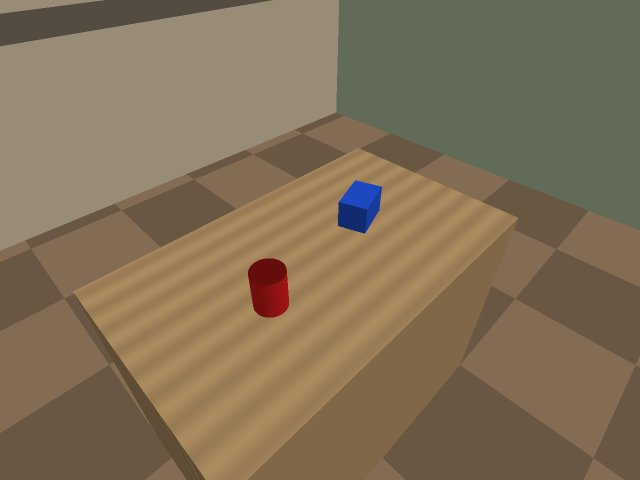
#> input picture fixtures/episodes/synthetic-room-scan/media/keyframe-0001.jpg, 640 x 480 px; its folder holds only this picture in this run
$ python -i motion.py   (imports and definitions only)   (older library calls are emulated)
#> lines starting #> are read from the running program, lines starting #| are printed output that depends on the picture
"""How the camera moved between two frames, from the pixels: a similarity transform.

The headset's camera turns with the wearer's head, so most of what moves in the frame moves
together. Knowing that motion lets the tracker carry every track, every coasting outline and
the smoothed output along with the picture (ByteTrack's Kalman filter alone assumes a steady
velocity, which a glance breaks), and lets jev's box, measured a second or two ago, be moved
to where its object is now. BoT-SORT calls this global motion compensation; this is its
sparse-optical-flow method, with a forward-backward check and a phase-correlation guess for
fast glances, on a frame scaled to 240 pixels wide: about 1.5 ms.
"""

from __future__ import annotations

from collections import deque

import cv2
import numpy as np

MAX_WIDTH = 240  # frames are scaled down to at most this width first


class CameraMotion:
    """Feed every frame in order; `update` answers the motion since the frame before, and
    `since` the motion from an earlier frame (the last `keep` are remembered) to the newest."""

    def __init__(self, max_corners: int = 160, min_inliers: int = 12, keep: int = 300):
        self.max_corners = max_corners
        self.min_inliers = min_inliers
        self._prev: np.ndarray | None = None
        self._points: np.ndarray | None = None
        self._scale = 1.0
        self._log: deque[tuple[int, np.ndarray | None]] = deque(maxlen=keep)

    def reset(self) -> None:
        self._prev = self._points = None

    def since(self, seq: int) -> np.ndarray:
        """How the picture moved from frame `seq` to the newest frame. Steps that couldn't be
        measured, and frames from before the log, count as no motion."""
        total = np.array([[1.0, 0, 0], [0, 1.0, 0]])
        for s, m in self._log:
            if s > seq and m is not None:
                total = compose(m, total)
        return total

    def update(self, rgb: np.ndarray | None, seq: int | None = None) -> np.ndarray | None:
        """The 2x3 transform taking the last frame's pixels to this one's (frame `seq`), or None
        when it can't be told (the first frame, too little texture, or a frame of another
        size)."""
        m = self._measure(rgb)
        if seq is not None:
            self._log.append((seq, m))
        return m

    def _measure(self, rgb: np.ndarray | None) -> np.ndarray | None:
        if rgb is None:
            self.reset()
            return None
        h, w = rgb.shape[:2]
#> h = 480; w = 640
        scale = min(1.0, MAX_WIDTH / w)
#> scale = 0.375
        gray = cv2.cvtColor(rgb, cv2.COLOR_RGB2GRAY) if rgb.ndim == 3 else rgb
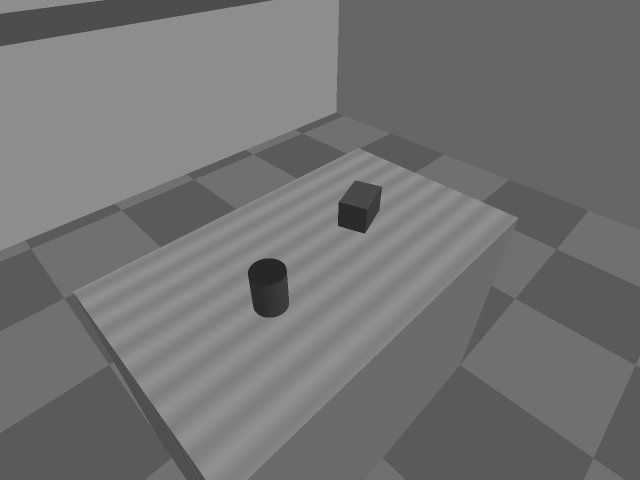
#> gray: shape (480, 640); min 28, max 161, mean 115
        if scale < 1:
            gray = cv2.resize(
                gray, (round(w * scale), round(h * scale)), interpolation=cv2.INTER_AREA
            )
#> gray: shape (180, 240)
        prev, points = self._prev, self._points
        same_size = prev is not None and prev.shape == gray.shape and scale == self._scale
#> same_size = False
        self._prev, self._scale = gray, scale
#> self._scale = 0.375
        self._points = cv2.goodFeaturesToTrack(
            gray, self.max_corners, qualityLevel=0.01, minDistance=7, blockSize=5
        )
#> self._points = 54 rows, first 8: [136, 85], [128, 83], [141, 71], [94, 100], [105, 99], [97, 117], [129, 76], [133, 69]
        if not same_size or points is None or len(points) < self.min_inliers:
            return None
        # A quick glance moves the picture 100 px a frame or more, beyond what optical flow
        # finds on its own: phase correlation of the two frames gives it a starting guess.
        shift, sure = _shift(prev, gray)
        # When the flow fails (a blurred glance), the phase correlation alone, if it is clear.
        fallback = (
            np.array([[1.0, 0, shift[0] / scale], [0, 1.0, shift[1] / scale]]) if sure else None
        )
        guess = (points + shift.astype(np.float32)).astype(np.float32)
        lk = {"winSize": (15, 15), "maxLevel": 3}
        moved, ok, _ = cv2.calcOpticalFlowPyrLK(
            prev, gray, points, guess, flags=cv2.OPTFLOW_USE_INITIAL_FLOW, **lk
        )
        back, ok_back, _ = cv2.calcOpticalFlowPyrLK(gray, prev, moved, None, **lk)
        good = (ok.ravel() == 1) & (ok_back.ravel() == 1)
        good &= np.linalg.norm((back - points).reshape(-1, 2), axis=1) < 0.7
        if good.sum() < self.min_inliers:
            return fallback
        m, inliers = cv2.estimateAffinePartial2D(
            points[good], moved[good], method=cv2.RANSAC, ransacReprojThreshold=1.0
        )
        if m is None or inliers is None or inliers.sum() < self.min_inliers:
            return fallback
        m = m.astype(np.float64)
        m[:, 2] /= scale  # back to frame pixels (the linear part is the same at any scale)
        return m


def _shift(prev: np.ndarray, gray: np.ndarray) -> tuple[np.ndarray, bool]:
    """The translation from `prev` to `gray` by phase correlation at half their size, and
    whether its peak is clear enough to use on its own (zero when it isn't clear at all)."""
    a = cv2.resize(prev, None, fx=0.5, fy=0.5, interpolation=cv2.INTER_AREA).astype(np.float32)
    b = cv2.resize(gray, None, fx=0.5, fy=0.5, interpolation=cv2.INTER_AREA).astype(np.float32)
    window = cv2.createHanningWindow(a.shape[::-1], cv2.CV_32F)
    (dx, dy), response = cv2.phaseCorrelate(a, b, window)
    if response < 0.05:
        return np.zeros(2), False
    return np.array([dx, dy]) * 2, response >= 0.15


def compose(later: np.ndarray, earlier: np.ndarray) -> np.ndarray:
    """`earlier` then `later`, both 2x3."""
    a = np.vstack([later, [0, 0, 1]])
    b = np.vstack([earlier, [0, 0, 1]])
    return (a @ b)[:2]


def warp_box(box: np.ndarray, m: np.ndarray | None) -> np.ndarray:
    """An axis-aligned box carried by a similarity transform (rotation is small frame to frame:
    the box keeps its centre's path and scales with the transform)."""
    b = np.asarray(box, dtype=np.float32)
    if m is None:
        return b.copy()
    s = float(np.sqrt(abs(np.linalg.det(m[:, :2]))))
    c = m[:, :2] @ np.array([(b[0] + b[2]) / 2, (b[1] + b[3]) / 2]) + m[:, 2]
    hw, hh = s * (b[2] - b[0]) / 2, s * (b[3] - b[1]) / 2
    return np.array([c[0] - hw, c[1] - hh, c[0] + hw, c[1] + hh], dtype=np.float32)


def warp_point(p, m: np.ndarray | None) -> np.ndarray:
    p = np.asarray(p, dtype=np.float64)
    return p.copy() if m is None else m[:, :2] @ p + m[:, 2]


def scale_of(m: np.ndarray | None) -> float:
    return 1.0 if m is None else float(np.sqrt(abs(np.linalg.det(m[:, :2]))))

>>> import cv2
>>> picture = cv2.cvtColor(cv2.imread('../../../fixtures/episodes/synthetic-room-scan/media/keyframe-0001.jpg'), cv2.COLOR_BGR2RGB)
>>> result = CameraMotion().update(picture)

$ run again, on fixtures/episodes/synthetic-room-scan/media/keyframe-0002.jpg
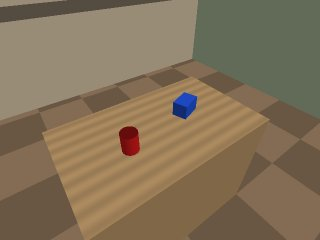
#> input picture fixtures/episodes/synthetic-room-scan/media/keyframe-0002.jpg, 320 x 240 px
#> in _measure, `gray = cv2.cvtColor(rgb, cv2.COLOR_RGB2GRAY) if rgb.ndim == 3 else rgb`:
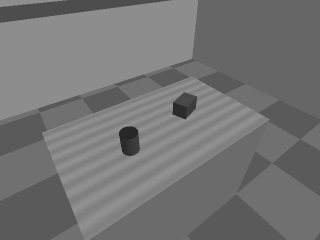
#> gray: shape (240, 320); min 29, max 154, mean 116.1
#> self._scale = 0.75
#> self._points = 52 rows, first 8: [130, 84], [138, 87], [146, 73], [101, 96], [131, 77], [93, 114], [90, 98], [138, 70]

$ run again, on fixtures/episodes/synthetic-room-scan/media/keyframe-0003.jpg
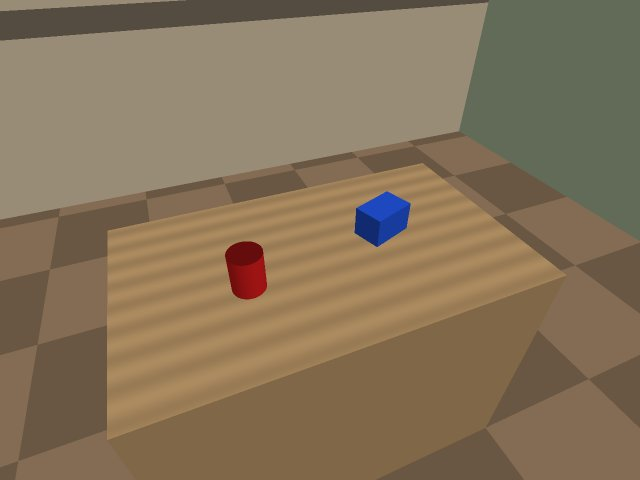
#> input picture fixtures/episodes/synthetic-room-scan/media/keyframe-0003.jpg, 640 x 480 px
#> in _measure, `gray = cv2.cvtColor(rgb, cv2.COLOR_RGB2GRAY) if rgb.ndim == 3 else rgb`:
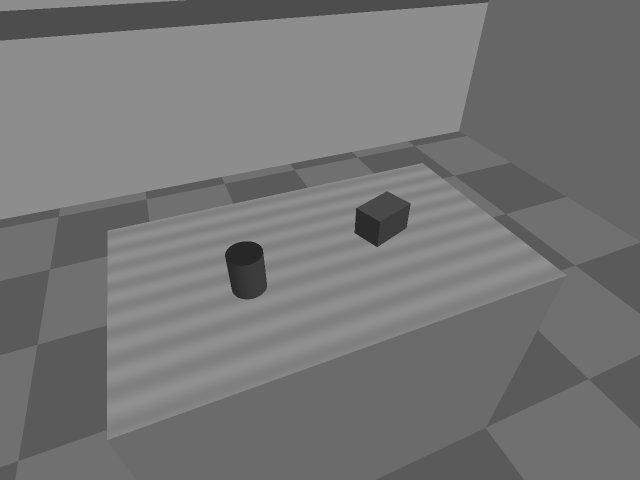
#> gray: shape (480, 640); min 26, max 159, mean 117.8
#> self._scale = 0.375
#> self._points = 46 rows, first 8: [97, 93], [134, 78], [141, 90], [88, 110], [134, 86], [152, 77], [181, 3], [85, 94]

$ run again, on fixtures/episodes/synthetic-room-scan/media/keyframe-0004.jpg
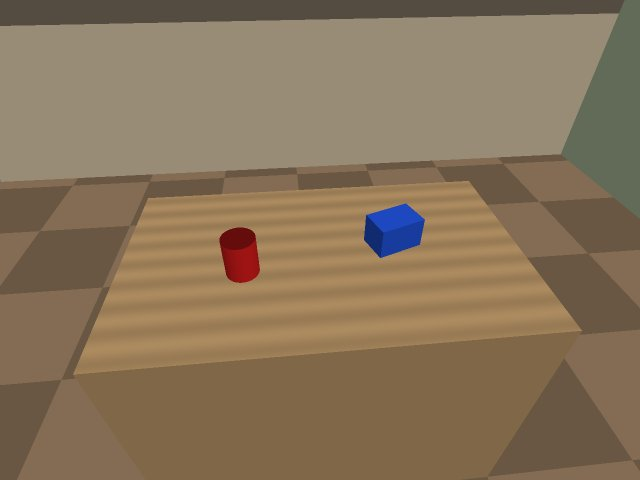
#> input picture fixtures/episodes/synthetic-room-scan/media/keyframe-0004.jpg, 640 x 480 px
#> in _measure, `gray = cv2.cvtColor(rgb, cv2.COLOR_RGB2GRAY) if rgb.ndim == 3 else rgb`:
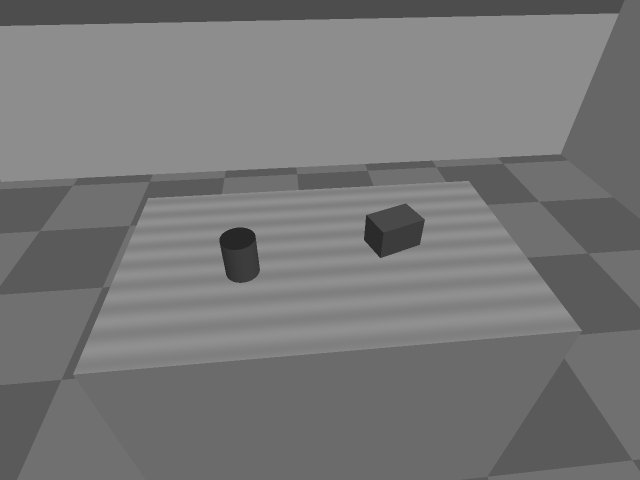
#> gray: shape (480, 640); min 28, max 156, mean 119
#> self._scale = 0.375
#> self._points = 50 rows, first 8: [138, 81], [142, 95], [86, 103], [94, 87], [156, 91], [83, 89], [95, 102], [230, 7]
